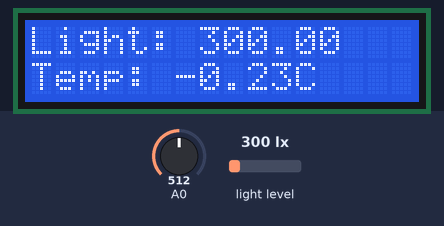
This sketch was run on a simulated ESP8266 (NodeMCU). On the bench: 16×2 character LCD. The inputs (shaded band) are chosen by the test bench; at power-on: A0 = 512, light level 300 lx. What the sketch prints to the serial monitor is not drawn.

Above: at 1.2 s.
1.3 s: A0 set to 542
At 3.3 s:
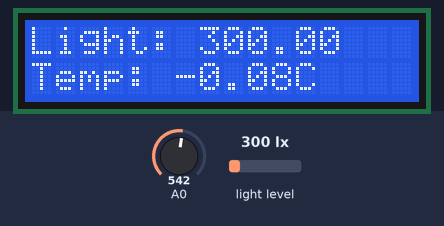
3.6 s: A0 set to 568
At 5.3 s:
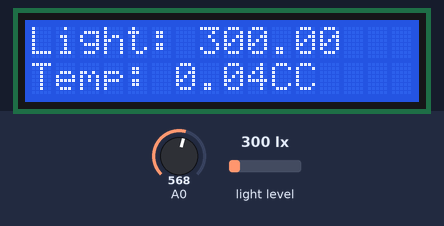
5.6 s: light level set to 40 lx
At 7.4 s:
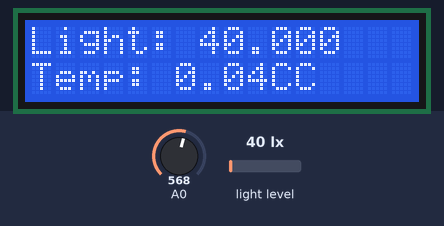
7.7 s: light level set to 500 lx
At 8.6 s:
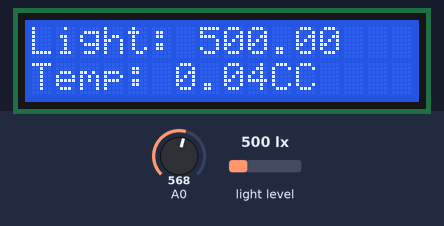
9.7 s: A0 set to 716
At 10.6 s:
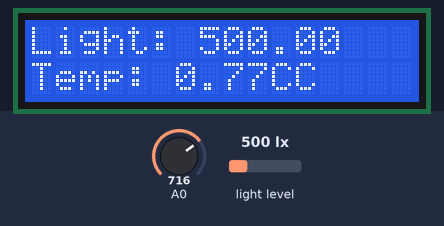
11.8 s: light level set to 1000 lx
At 12.8 s:
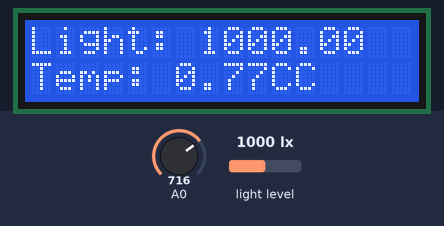
Timing chart, 0 to 14.8 s (numbered marks = the images above; inputs shaded):
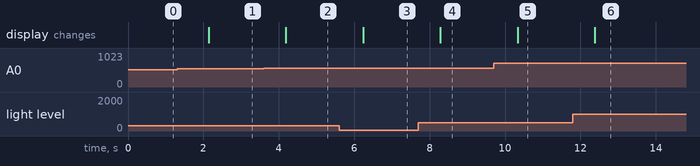

The sketch:

Test_1_week_2_HaicoLuyckx.ino
```cpp
#include <LiquidCrystal_I2C.h>
#include <Wire.h>
#include <BH1750.h>

int lcdColumns = 16;
int lcdRows = 2;

LiquidCrystal_I2C lcd(0x27, lcdColumns, lcdRows);
BH1750 lightMeter;

#define PIN_LM335 32

void setup() {
  Serial.begin(9600);
  lcd.init();
  lcd.backlight();
  Wire.begin(D2, D1);
  lightMeter.begin();
}

void loop() {
  float lux = lightMeter.readLightLevel();
  lcd.setCursor(0, 0);
  lcd.print("Light: ");
  lcd.print(lux);

  float tempRAW = analogRead(PIN_LM335);
  float volt = tempRAW * 5.0 / 1024;
  float test = volt - 2.73;
  float temperatuur = (test * 100);
  float display = temperatuur / 100;
  lcd.setCursor(0, 1);
  lcd.print("Temp: ");
  lcd.print(display);
  lcd.print("C");
  Serial.print(display);
  Serial.println("C");
  delay(1000);
}
```

Measured:
- the behaviour switches between 559 and 560 on A0 (found by bisection; images 1 and 2)
- after the input at 1.3 s, the display: changes after 0.84 s (image 1)
- after the input at 3.6 s, the display: changes after 0.59 s (image 2)
- after the input at 5.6 s, the display: changes after 0.64 s (image 3)
- after the input at 7.7 s, the display: changes after 0.58 s (image 4)
- after the input at 9.7 s, the display: changes after 0.63 s (image 5)
- after the input at 11.8 s, the display: changes after 0.58 s (image 6)
